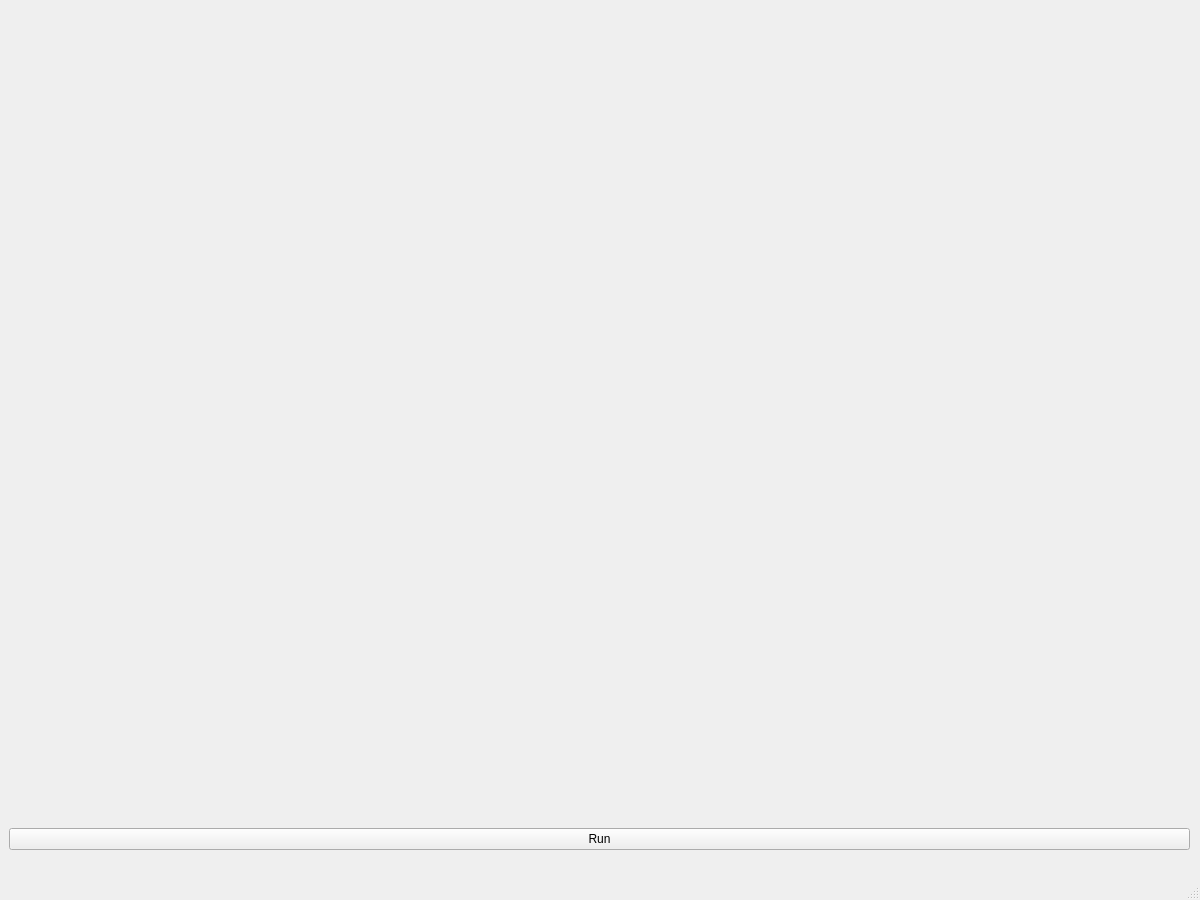
<?xml version="1.0" encoding="UTF-8"?>
<ui version="4.0">
 <class>MainWindow</class>
 <widget class="QMainWindow" name="MainWindow">
  <property name="geometry">
   <rect>
    <x>0</x>
    <y>0</y>
    <width>1200</width>
    <height>900</height>
   </rect>
  </property>
  <property name="minimumSize">
   <size>
    <width>1200</width>
    <height>900</height>
   </size>
  </property>
  <property name="maximumSize">
   <size>
    <width>1200</width>
    <height>16777215</height>
   </size>
  </property>
  <property name="windowTitle">
   <string>MainWindow</string>
  </property>
  <widget class="QWidget" name="centralwidget">
   <widget class="QWidget" name="verticalLayoutWidget">
    <property name="geometry">
     <rect>
      <x>9</x>
      <y>9</y>
      <width>1181</width>
      <height>841</height>
     </rect>
    </property>
    <layout class="QVBoxLayout" name="verticalLayout_2">
     <item>
      <widget class="QWidget" name="widget" native="true"/>
     </item>
     <item>
      <widget class="QPushButton" name="run_button">
       <property name="sizePolicy">
        <sizepolicy hsizetype="Minimum" vsizetype="Fixed">
         <horstretch>0</horstretch>
         <verstretch>0</verstretch>
        </sizepolicy>
       </property>
       <property name="text">
        <string>Run</string>
       </property>
      </widget>
     </item>
    </layout>
   </widget>
  </widget>
  <widget class="QMenuBar" name="menubar">
   <property name="geometry">
    <rect>
     <x>0</x>
     <y>0</y>
     <width>1200</width>
     <height>21</height>
    </rect>
   </property>
  </widget>
  <widget class="QStatusBar" name="statusbar"/>
 </widget>
 <resources/>
 <connections/>
</ui>
